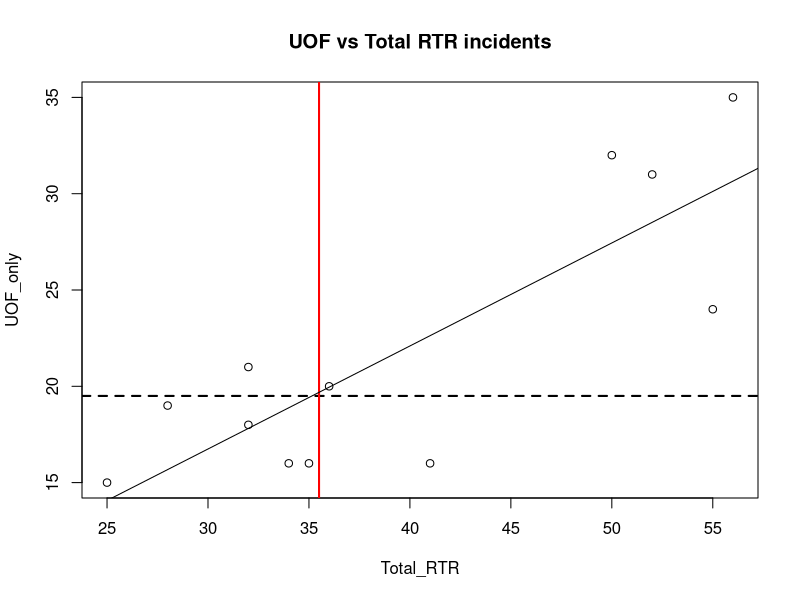
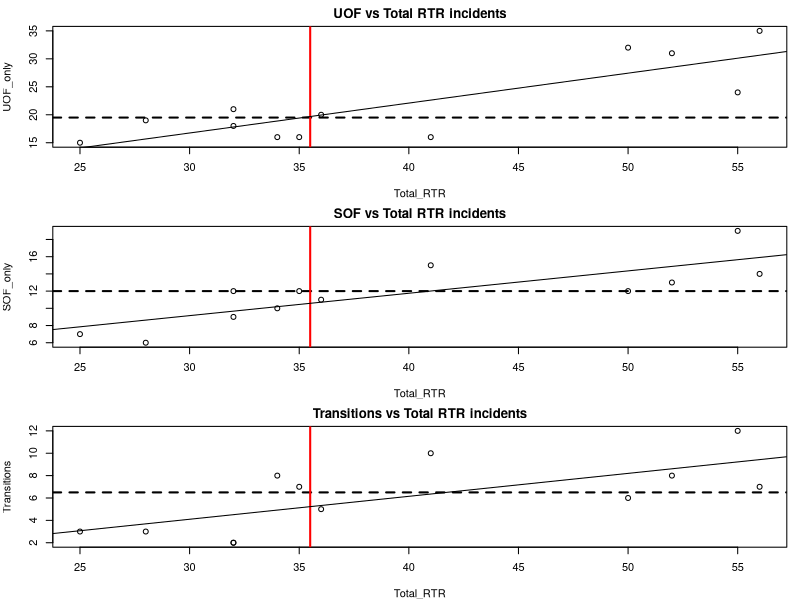

The R script that drew these images, in order:
# Continuing to work with the RTR data
library(readr)
df <- read_csv("dfCrime.csv")

# let's get the column names again
summary(df)

# Now lets see this as a scatter plot
with(df, plot(Total_RTR, UOF_only)) # scatter plot
title(main = "UOF vs Total RTR incidents") # adds title
# What you're seeing here
# The first line of code, starting "with", creates a scatter plot. 
# First we say what dataset we want (elgCrime), then
# what we want to test - Total RTR incidents vs UOF only
# What it shows is that as there are more RTR incidents, 
# the number of incidents that involve UOF only also grows.
# Title obviously adds a title

# We can add some other things to help us understand the data too
abline(h=median(df$UOF_only), lty=2, lwd=2) 
# adds horizontal line for median UOF incidents which looks to be about 19
abline(v=median(df$Total_RTR), lwd=2, col="red") 
# adds vertical red line for median RTR incidents, about 36


fit <- lm(df$UOF_only~df$Total_RTR)
summary(fit)
# Lots to uppack here. Honestly, I am not qualified to
# explain in detail these more advanced statistic measures. 
# What follows is a very over-simplified explanation. 
# Look at the last three lines. Generally, you want ...
# A) your Adjusted R-square to be as close to 1.00 as possible
#    here it's 0.6556, which means it's estimated that 
#    about 66 percent of the observations can be explained by
#    the relationship between the two data set
#    Which makes sense - the more Totol RTR incidents there are
#    the more you see UOF_only incidents
# B) the p-value to be less that 0.05

# HOWEVER: Don't expect too much out of these stats - we're using a very 
# small dataset so it's not going to be very informative and may even
# cause confusing results. Look at the portion labeled Coefficients:

# C) Std. Error and t value. You want the two t values to be as large 
#    as possible versus the std errors. It is for one line 
#     and not the other. It's telling us that with only 12 datapoints, 
#    it's not able to make any definitive predictions. It just
#    doesn't have enough data to tell whether any new points added
#    would likely fall along the regression line.
# D) And that confusion carries on into the Pr(>|t|) or p-value. 
#    It uses those T values and Error to compute the P-value
#    The top one is well over 0.05 which isn't good, but the bottom one 
#    is well under so much so that R has tagged it with *** 
#    indicating it's significant
# ------
# Statistics is a science. Our purpose in graphing these
# values out is to see how the data relates to the
# regression line and maybe spot outliers. We will seldom use 
# T values or R2 in our stories.
# But there's nothing wrong in knowing about these things. And in fact
# understanding when it's telling you that something's wrong can
# be very useful.
# Here's a link to a resource explaining what you see with the summary
# https://feliperego.github.io/blog/2015/10/23/Interpreting-Model-Output-In-R
# If you want to learn more about statistics, let me know. There's a 
# good textbook I can recommend.

# add the regression line, or a line approximating the running average
abline(fit)

# Now, let's take a look at all three RTR categories
# "Par" sets up the plot window to show three plots in 1 column (mfrow)
# mar is margins
par(mfrow=c(3,1),mar=c(4,4,2,1)) 

# Let's add the plot we already did
with(df, plot(Total_RTR, UOF_only)) # scatter plot
title(main = "UOF vs Total RTR incidents") # adds title
abline(h=median(df$UOF_only), lty=2, lwd=2) 
abline(v=median(df$Total_RTR), lwd=2, col="red") 
abline(lm(df$UOF_only~df$Total_RTR))

# now SOF 
with(df, plot(Total_RTR, SOF_only)) # scatter plot
title(main = "SOF vs Total RTR incidents") # adds title
abline(h=median(df$SOF_only), lty=2, lwd=2) 
abline(v=median(df$Total_RTR), lwd=2, col="red") 
abline(lm(df$SOF_only~df$Total_RTR))

# finally, transitions
with(df, plot(Total_RTR, Transitions)) # scatter plot
title(main = "Transitions vs Total RTR incidents") # adds title
abline(h=median(df$Transitions), lty=2, lwd=2) 
abline(v=median(df$Total_RTR), lwd=2, col="red") 
abline(lm(df$Transitions~df$Total_RTR))

# You may need to make your plot window larger to see the results
# again, not enough data for any insights but it does appear
# that while all RTR increase about the same rate,
# there are not only more UOF incidents per quarter but
# there are more quarters with higher-than-average UOF incidents
# than SOF or transitions.

# there's a better way of doing multiple plots that we'll look at later
